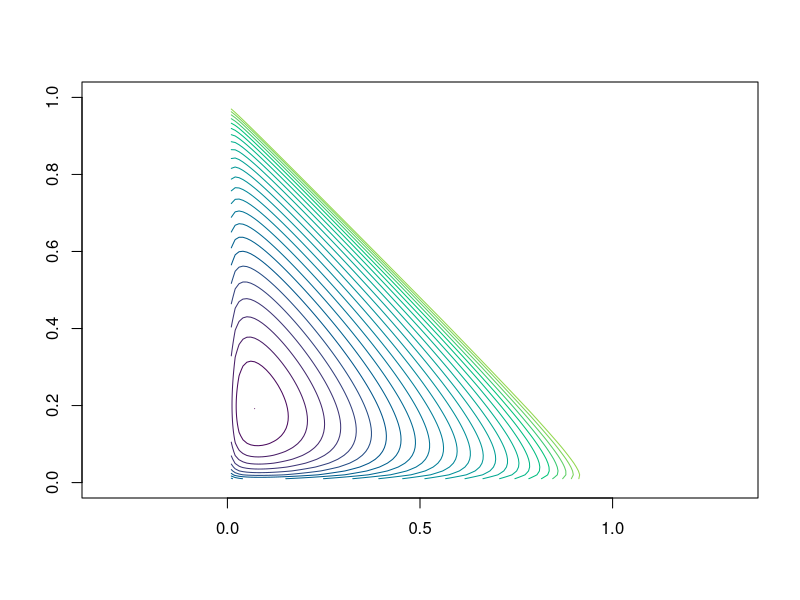
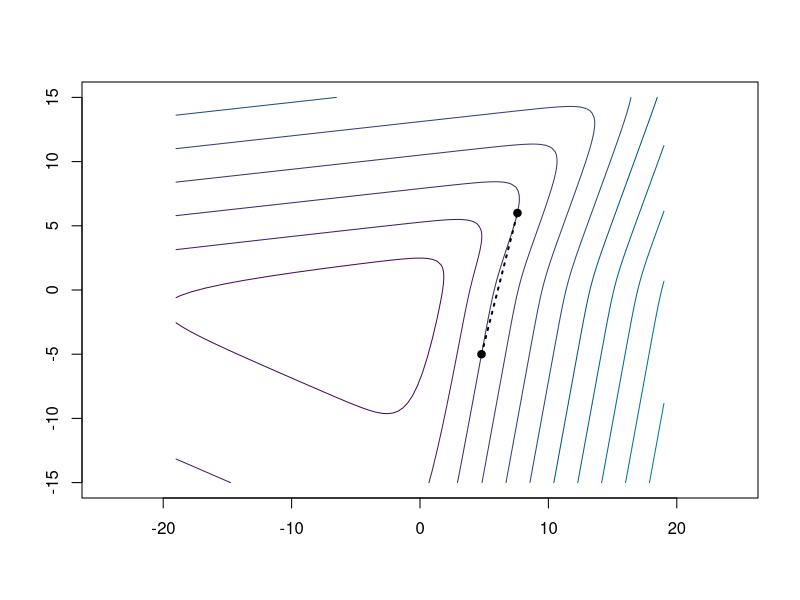
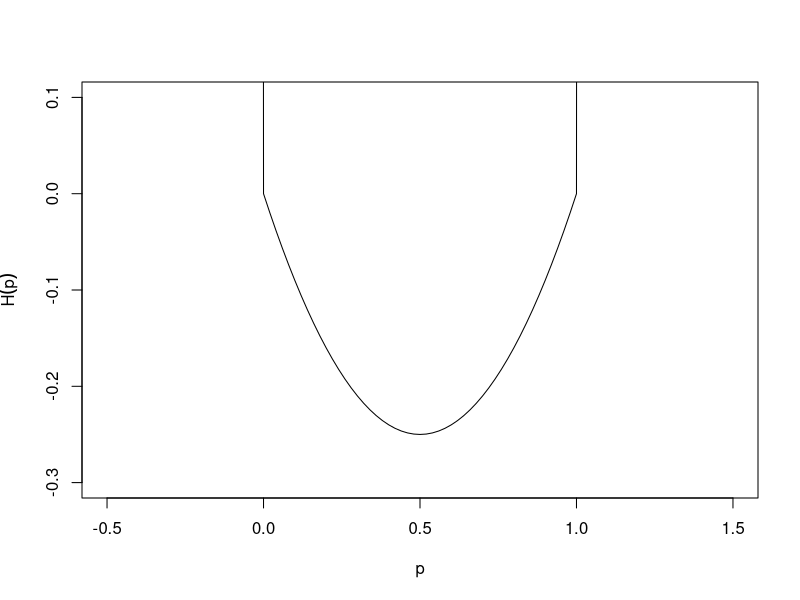

R code for these plots, in order: (Note: this script raises an error after producing the figures.)
## ---- chunk 1
#| label: setup
#| include: false

error_hook <- knitr::knit_hooks$get("error")
knitr::knit_hooks$set(
  error = function(x, options) {
    n <- options$linewidth
    if (!is.null(n)) {
      x <- knitr:::split_lines(x)
      if (any(nchar(x) > n)) {
        x <- strwrap(x, width = n)
      }
      x <- paste(x, collapse = "\n\t")
    }
    error_hook(x, options)
  }
)

library(patchwork)

old_options <- options(digits = 4)
## ---- chunk 2
#| label: moth_likelihood2
#| echo: false

M <- function(y, group) as.vector(tapply(y, group, sum))

mult_likelihood <- function(
  x,
  group,
  prob,
  constraint = function(par) TRUE
) {
  function(par) {
    pr <- prob(par)
    if (!constraint(par) || any(pr > 1) || any(pr < 0)) {
      return(Inf)
    }
    -sum(x * log(M(pr, group)))
  }
}

prob <- function(p) {
  p[3] <- 1 - p[1] - p[2]
  c(
    p[1]^2,
    2 * p[1] * p[2],
    2 * p[1] * p[3],
    p[2]^2,
    2 * p[2] * p[3],
    p[3]^2
  )
}

constraint <- function(par) {
  par[1] <= 1 &&
    par[1] >= 0 &&
    par[2] <= 1 &&
    par[2] >= 0 &&
    1 - par[1] - par[2] >= 0
}

loglik <- mult_likelihood(
  x = c(85, 196, 341),
  group = c(1, 1, 1, 2, 2, 3),
  prob = prob,
  constraint = constraint
)

moth_optim <- optim(c(0.3, 0.3), loglik)
## ---- chunk 3
#| label: likelihood
#| echo: false

neg_loglik_pep <- function(par, x) {
  pC <- par[1]
  pI <- par[2]
  pT <- 1 - pC - pI

  if (pC > 1 || pC < 0 || pI > 1 || pI < 0 || pT < 0) {
    return(Inf)
  }

  p_dar <- pC^2 + 2 * pC * pI + 2 * pC * pT
  p_mot <- pI^2 + 2 * pI * pT
  p_lig <- pT^2

  -(x[1] * log(p_dar) + x[2] * log(p_mot) + x[3] * log(p_lig))
}
## ---- chunk 4
#| label: surface
#| echo: false
#| fig-width: 3.9
#| fig-height: 3.9
#| fig-cap: "Contour plot of the negative log-likelihood for the peppered moths
#|   example."
#| warning: false

n <- 100

pC <- seq(0, 1, length.out = n)
pI <- seq(0, 1, length.out = n)
z <- matrix(NA, n, n)

x <- c(85, 196, 341)

for (i in seq_len(n)) {
  for (j in seq_len(n)) {
    z[i, j] <- neg_loglik_pep(c(pC[i], pI[j]), x)
  }
}
pal <- function(n) hcl.colors(n, "viridis", rev = FALSE)

min_z <- min(z)

levels <- exp(seq(log(min_z), log(3000), length.out = 25))

contour(
  pC,
  pI,
  z,
  levels = levels,
  col = pal(30),
  asp = 1,
  drawlabels = FALSE
)
## ---- chunk 5
#| label: surface2
#| echo: false
#| warning: false
#| fig-height: 3

other_negloglik <- function(theta, x) {
  theta <- c(theta, 0)

  pC <- exp(theta[1]) / sum(exp(theta))
  pI <- exp(theta[2]) / sum(exp(theta))
  pT <- 1 / sum(exp(theta))

  p_dark <- pC * (pC + 2 * pI + 2 * pT)
  p_mottled <- pI * (pI + 2 * pT)
  p_light <- pT^2

  -(x[1] * log(p_dark) +
    x[2] * log(p_mottled) +
    x[3] * log(p_light))
}

n <- 100

theta1 <- seq(-19, 19, length.out = n)
theta2 <- seq(-15, 15, length.out = n)
z <- matrix(NA, n, n)

x <- c(85, 196, 341)

for (i in seq_len(n)) {
  for (j in seq_len(n)) {
    z[i, j] <- other_negloglik(c(theta1[i], theta2[j]), x)
  }
}
pal <- function(n) hcl.colors(n, "viridis", rev = FALSE)

min_z <- min(z)

contour(
  theta1,
  theta2,
  z,
  col = pal(30),
  asp = 1,
  drawlabels = FALSE
)
x1 <- c(4.79, 7.59)
x2 <- c(-5, 6)
points(x1, x2, pch = 19)
lines(x1, x2, lty = "dotted", lwd = 2)
## ---- chunk 6
#| label: extended-value
#| echo: false
#| fig-height: 3.4
#| fig-cap: Extended-value extension of a simple function.

p <- seq(-0.5, 1.5, length.out = 101)
f <- function(p) ifelse(p < 0 | p > 1, 10, p * (p - 1))
plot(
  p,
  f(p),
  type = "l",
  ylim = c(-0.3, 0.1),
  xlab = "p",
  ylab = expression(tilde(H)(p))
)
## ---- chunk 7
#| label: likelihood-again
#| ref-label: likelihood
## ---- chunk 8
#| label: optim-ex

obj <- function(x) (x[1] - 1)^2 + (x[2] - 2.5)^2
## ---- chunk 9
#| label: optim-ex-run

optim(c(0, 0), obj, method = "BFGS")
## ---- chunk 10
#| label: moth-optim-NM

x <- c(85, 196, 341)
x0 <- c(1 / 3, 1 / 3)
optim(x0, neg_loglik_pep, x = x)
## ---- chunk 11
#| label: moth-error
#| error: true

optim(c(0, 0), neg_loglik_pep, x = x)
## ---- chunk 12
#| label: barrier-setup
#| echo: false
#| include: false

f <- function(x1, x2) ((x1 - 2)^2 + (x2 - 1)^2)

g <- function(x1, x2) x1 - 1

log_barrier <- function(x1, x2) {
  out <- -(log(-g(x1, x2)))
  out[!is.finite(out)] <- Inf
  out[is.nan(out)] <- Inf
  out
}

x1_grid <- seq(-1.5, 1.2, length.out = 101)
x2_grid <- seq(-0.5, 2.5, length.out = 101)
z1 <- outer(x1_grid, x2_grid, f)
z2 <- outer(x1_grid, x2_grid, log_barrier)

plot_barrier <- function(t) {
  z <- t * z1 + z2
  min_z <- min(z, na.rm = TRUE)
  levels <- exp(seq(
    log(min_z),
    log(20 + min_z),
    length.out = 25
  ))
  cols <- hcl.colors(30, "viridis", rev = FALSE)
  argmin <- which(z == min_z, arr.ind = TRUE)
  contour(
    x1_grid,
    x2_grid,
    z,
    levels = levels,
    drawlabels = FALSE,
    col = cols,
    asp = 1,
    xlab = expression(theta[1]),
    ylab = expression(theta[2])
  )
  abline(v = 1, lty = "dashed", col = "black", lwd = 2)
  points(
    x1_grid[argmin[1, 1]],
    x2_grid[argmin[1, 2]],
    pch = 4,
    col = "darkorange",
    cex = 1.5
  )
  legend(
    "topleft",
    legend = c("Constraint", "Optimum", paste0("t = ", t)),
    col = c("black", "darkorange", NA),
    lty = c("dashed", NA, NA),
    pch = c(NA, 4, NA),
    bg = "white"
  )
}
## ---- chunk 13
#| label: barrier-example
#| echo: false
#| fig-show: animate
#| fig-cap: "Contour plots of the barrier-penalized objective."
#| fig-height: 3.6
#| fig-width: 3.2
#| out-width: "\\linewidth"

for (t in c(0.085, 0.1, 0.2, 0.5, 10)) {
  plot_barrier(t)
}
## ---- chunk 14
#| label: constr-optim-ex

A <- rbind(c(1, 0), c(-1, 0), c(0, 1), c(0, -1), c(-1, -1))

b <- c(0, -1, 0, -1, -1)

constrOptim(x0, neg_loglik_pep, NULL, ui = A, ci = b, x = x)$par
## ---- chunk 15
#| label: const-error
#| error: true

constrOptim(
  c(0.0, 0.3),
  neg_loglik_pep,
  NULL,
  ui = A,
  ci = b,
  x = x
)
## ---- chunk 16
#| label: moth_cond_exp

old_options <- options(digits = 3)
group <- c(1, 1, 1, 2, 2, 3)
p <- prob(moth_optim$par)
x[group] * p / M(p, group)[group]
options(digits = old_options$digits)
## ---- chunk 17
#| label: em-lower-bound
#| echo: false
#| fig-show: animate
#| fig-width: 5.5
#| fig-height: 3
#| fig-cap: "Four EM iterations, alternating between the E-step and the M-step."

library(ggplot2)

# A Gaussian latent-variable model gives exact bounds for this illustration:
# Z ~ N(theta, 1), X | Z ~ N(Z, 1), and the observed value is X = 2.
# All curves omit the same additive constant.
em_loglik <- function(theta) -(theta - 2)^2 / 4
em_bound <- function(theta, current) {
  em_loglik(theta) - (theta - current)^2 / 4
}

em_theta <- numeric(5)
em_theta[1] <- -1
for (i in seq_len(4)) {
  em_theta[i + 1] <- (em_theta[i] + 2) / 2
}

em_curve <- data.frame(theta = seq(-1.4, 4.5, length.out = 401))
em_curve$loglik <- em_loglik(em_curve$theta)

for (i in seq_len(4)) {
  current <- em_theta[i]
  next_theta <- em_theta[i + 1]
  em_curve$bound <- em_bound(em_curve$theta, current)
  history <- data.frame(
    theta = em_theta[seq_len(i)],
    value = em_loglik(em_theta[seq_len(i)])
  )

  p <- ggplot(em_curve, aes(x = theta)) +
    geom_line(aes(y = loglik, color = "likelihood")) +
    geom_line(aes(y = bound, color = "bound")) +
    geom_point(
      data = history,
      aes(y = value),
      color = "grey60"
    ) +
    geom_vline(
      xintercept = current,
      color = "grey60",
      linetype = "dashed"
    ) +
    scale_color_manual(
      name = NULL,
      values = c(likelihood = "royalblue", bound = "darkorange"),
      breaks = c("likelihood", "bound"),
      labels = expression(
        italic(l) * (theta),
        italic("F") * (q[n] * "," ~ theta)
      )
    ) +
    coord_cartesian(xlim = c(-1.4, 4.5), ylim = c(-3, 0.25)) +
    labs(x = expression(theta), y = "Value")

  print(
    p +
      annotate(
        "point",
        x = current,
        y = em_loglik(current),
        color = "royalblue",
        size = 2.5
      ) +
      labs(
        title = sprintf("Iteration %d: E-step", i),
        subtitle = "Make the bound tight at the current parameter"
      )
  )

  print(
    p +
      geom_vline(
        xintercept = next_theta,
        color = "grey60",
        linetype = "dashed"
      ) +
      annotate(
        "segment",
        x = next_theta,
        xend = next_theta,
        y = em_bound(next_theta, current),
        yend = em_loglik(next_theta),
        color = "royalblue"
      ) +
      annotate(
        "point",
        x = next_theta,
        y = em_bound(next_theta, current),
        color = "darkorange",
        fill = "white",
        shape = 21,
        size = 2.5
      ) +
      annotate(
        "point",
        x = next_theta,
        y = em_loglik(next_theta),
        color = "royalblue",
        size = 2.5
      ) +
      labs(
        title = sprintf("Iteration %d: M-step", i),
        subtitle = "Move to the maximum of the bound"
      )
  )
}
## ---- chunk 18
#| label: em-coin
#| echo: false
#| fig-width: 5
#| fig-height: 3.9
#| fig-cap: "EM algorithm iterations for the two-coin example."

set.seed(1)
N <- 1000
heads <- {
  ind <- sample(c(TRUE, FALSE), N, TRUE)
  rbinom(N, 10, ifelse(ind, 0.8, 0.4))
}
maxit <- 20
theta <- c(0.6, 0.5) # start
theta_hist <- matrix(NA, nrow = maxit, ncol = 2)
colnames(theta_hist) <- c("thetaA", "thetaB")
loglik <- numeric(maxit)

for (t in 1:maxit) {
  # record before update
  theta_hist[t, ] <- theta
  pA <- dbinom(heads, 10, theta[1])
  pB <- dbinom(heads, 10, theta[2])
  mix <- 0.5 * pA + 0.5 * pB
  loglik[t] <- sum(log(mix))
  if (t == maxit) {
    break
  }
  gamma <- pA / (pA + pB) # responsibilities
  theta[1] <- sum(gamma * heads) / (10 * sum(gamma))
  theta[2] <- sum((1 - gamma) * heads) / (10 * sum(1 - gamma))
}

matplot(
  1:maxit,
  theta_hist,
  type = "b",
  pch = 19,
  col = c("blue", "red"),
  lty = 1,
  xlab = "Iteration",
  ylab = expression(theta[n]),
  ylim = c(0, 1)
)
abline(h = c(0.8, 0.4), col = c("blue", "red"), lty = 2)
legend(
  "bottomright",
  legend = c(
    expression(theta[A * "," * n]),
    expression(theta[B * "," * n])
  ),
  col = c("blue", "red"),
  lty = c(1, 1),
  pch = c(19, 19)
)
## ---- chunk 19
#| label: em-coin-loglik
#| echo: false
#| fig-width: 4
#| fig-height: 3.5
#| fig-cap: "Convergence of the log-likelihood in the two-coin EM example."

plot(
  1:maxit,
  max(loglik) - loglik + 1e-10,
  type = "b",
  pch = 19,
  xlab = "Iteration",
  ylab = expression(max(l) - l),
  log = "y"
)
## ---- chunk 20
#| label: exercise-optim
#| include: false

a <- 2

f <- function(x, a) 0.5 * (x - a)^2

g <- function(x, a) x - a

A <- rbind(1, -1)
b <- c(-1, -1)

constrOptim(c(0.5), f, g, ui = A, ci = b, a = a)
